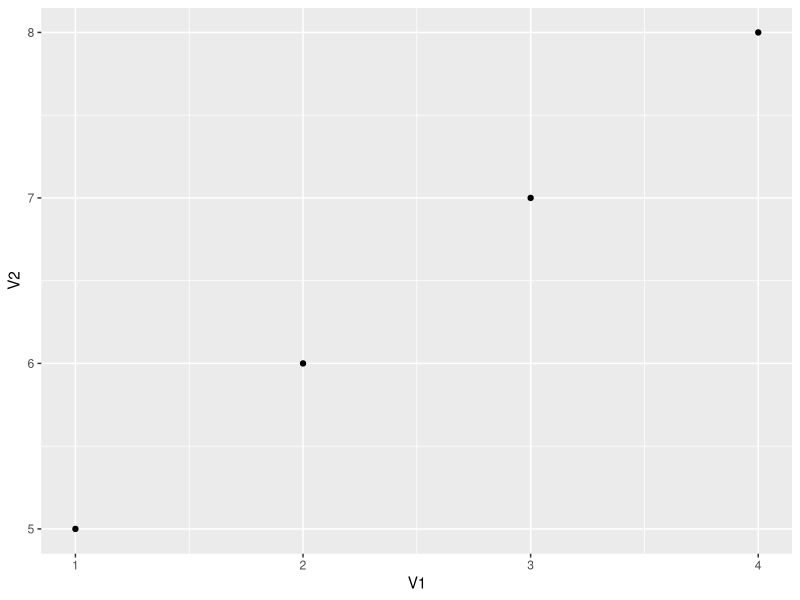
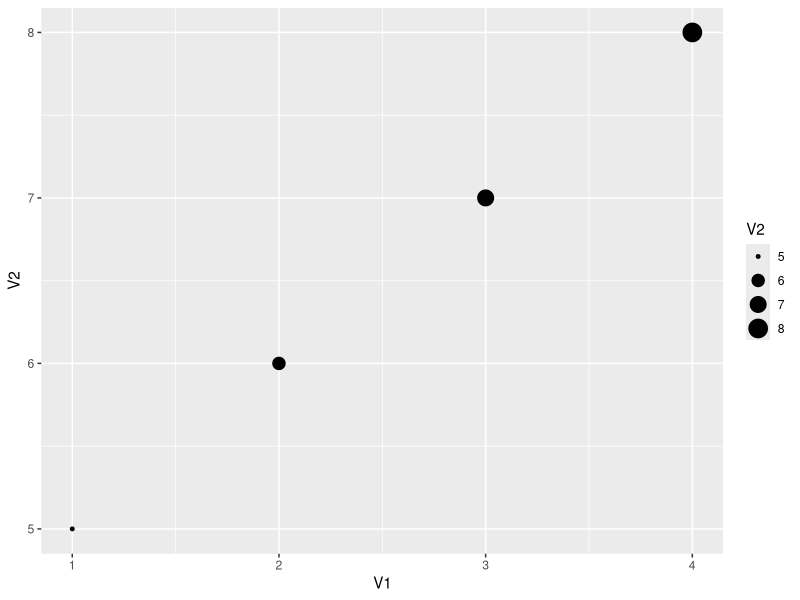
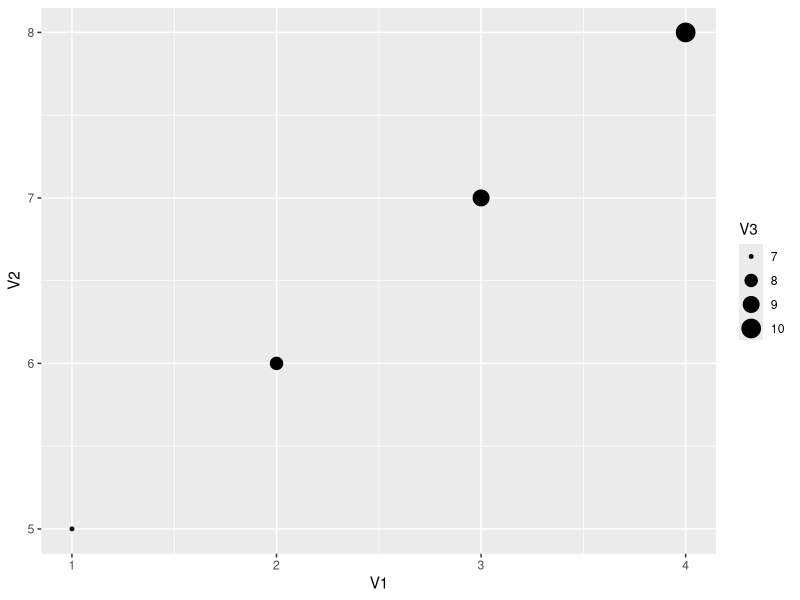
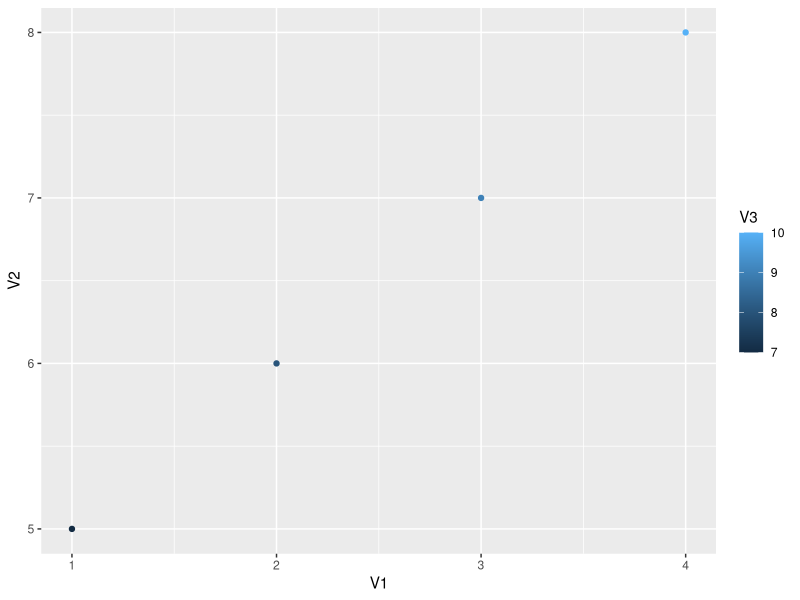
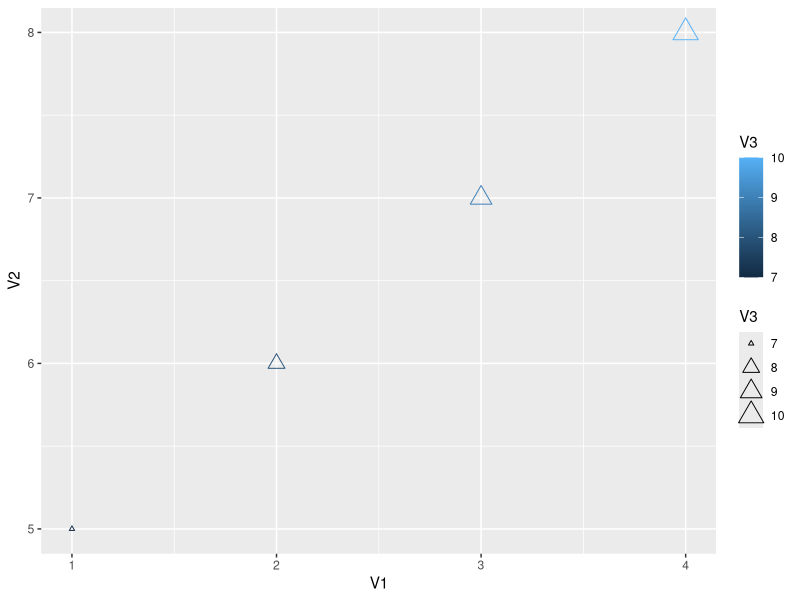
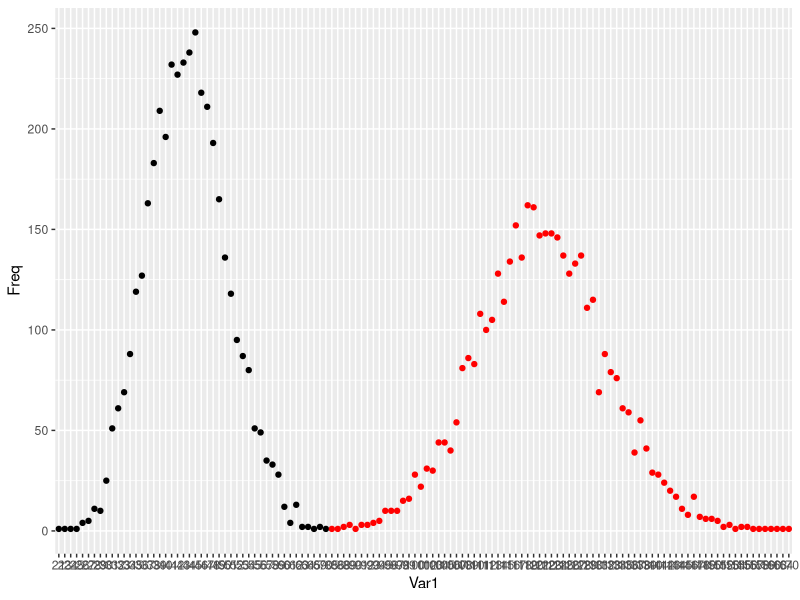

Write the R code that produced these figures, in order.
library(ggplot2)
V1 = c(1,2,3,4)
V2 = c(5,6,7,8)

df = cbind.data.frame(V1, V2)
df
ggplot(df, aes(x = V1, y = V2)) + geom_point()
V3 = c(7,8,9,10)
df = cbind.data.frame(df, V3)
ggplot(df, aes(x = V1, y = V2, size = V2)) + geom_point()
ggplot(df, aes(x = V1, y = V2, size = V3)) + geom_point()
ggplot(df, aes(x = V1, y = V2, color = V3)) + geom_point()
ggplot(df, aes(x = V1, y = V2, color = V3, size = V3 )) + geom_point(shape = 24)



library(igraph)
Rfb1 = erdos.renyi.game(4039,0.0108)
Rfb2 = erdos.renyi.game(4039,0.03)
d1 <- table(degree(Rfb1))
d2 <- table(degree(Rfb2))
dgree1 <- cbind.data.frame(d1)
dgree2 <- cbind.data.frame(d2)
dgree2

#degree.df$degree <- as.numeric(as.character(degree.df$degree))
ggplot(dgree1, aes(x = Var1, y = Freq )) + geom_point() + geom_point(data = dgree2, color = 'red')



